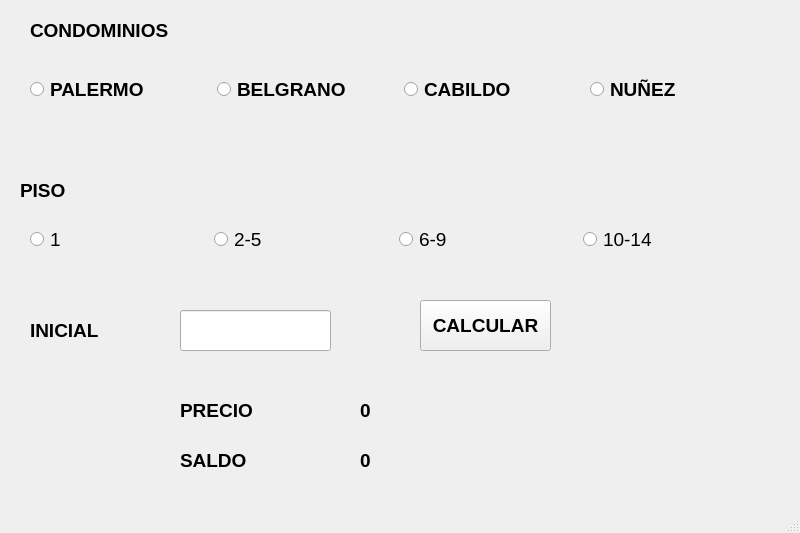
<?xml version="1.0" encoding="UTF-8"?>
<ui version="4.0">
 <class>MainWindow</class>
 <widget class="QMainWindow" name="MainWindow">
  <property name="geometry">
   <rect>
    <x>0</x>
    <y>0</y>
    <width>800</width>
    <height>533</height>
   </rect>
  </property>
  <property name="windowTitle">
   <string>MainWindow</string>
  </property>
  <widget class="QWidget" name="centralwidget">
   <widget class="QLabel" name="label">
    <property name="geometry">
     <rect>
      <x>30</x>
      <y>10</y>
      <width>211</width>
      <height>41</height>
     </rect>
    </property>
    <property name="font">
     <font>
      <pointsize>14</pointsize>
      <weight>75</weight>
      <bold>true</bold>
     </font>
    </property>
    <property name="text">
     <string>CONDOMINIOS</string>
    </property>
   </widget>
   <widget class="QWidget" name="horizontalLayoutWidget">
    <property name="geometry">
     <rect>
      <x>30</x>
      <y>50</y>
      <width>741</width>
      <height>80</height>
     </rect>
    </property>
    <layout class="QHBoxLayout" name="horizontalLayout">
     <item>
      <widget class="QRadioButton" name="rbtpalermo">
       <property name="font">
        <font>
         <pointsize>14</pointsize>
         <weight>75</weight>
         <bold>true</bold>
        </font>
       </property>
       <property name="text">
        <string>PALERMO</string>
       </property>
      </widget>
     </item>
     <item>
      <widget class="QRadioButton" name="rbtbelgrano">
       <property name="font">
        <font>
         <pointsize>14</pointsize>
         <weight>75</weight>
         <bold>true</bold>
        </font>
       </property>
       <property name="text">
        <string>BELGRANO</string>
       </property>
      </widget>
     </item>
     <item>
      <widget class="QRadioButton" name="rbtcabildo">
       <property name="font">
        <font>
         <pointsize>14</pointsize>
         <weight>75</weight>
         <bold>true</bold>
        </font>
       </property>
       <property name="text">
        <string>CABILDO</string>
       </property>
      </widget>
     </item>
     <item>
      <widget class="QRadioButton" name="rbtnunez">
       <property name="font">
        <font>
         <pointsize>14</pointsize>
         <weight>75</weight>
         <bold>true</bold>
        </font>
       </property>
       <property name="text">
        <string>NUÑEZ</string>
       </property>
      </widget>
     </item>
    </layout>
   </widget>
   <widget class="QLabel" name="label_2">
    <property name="geometry">
     <rect>
      <x>20</x>
      <y>170</y>
      <width>211</width>
      <height>41</height>
     </rect>
    </property>
    <property name="font">
     <font>
      <pointsize>14</pointsize>
      <weight>75</weight>
      <bold>true</bold>
     </font>
    </property>
    <property name="text">
     <string>PISO</string>
    </property>
   </widget>
   <widget class="QWidget" name="horizontalLayoutWidget_2">
    <property name="geometry">
     <rect>
      <x>30</x>
      <y>200</y>
      <width>731</width>
      <height>80</height>
     </rect>
    </property>
    <layout class="QHBoxLayout" name="horizontalLayout_2">
     <item>
      <widget class="QRadioButton" name="rbt1">
       <property name="font">
        <font>
         <pointsize>14</pointsize>
        </font>
       </property>
       <property name="text">
        <string>1</string>
       </property>
      </widget>
     </item>
     <item>
      <widget class="QRadioButton" name="rbt25">
       <property name="font">
        <font>
         <pointsize>14</pointsize>
        </font>
       </property>
       <property name="text">
        <string>2-5</string>
       </property>
      </widget>
     </item>
     <item>
      <widget class="QRadioButton" name="rbt69">
       <property name="font">
        <font>
         <pointsize>14</pointsize>
        </font>
       </property>
       <property name="text">
        <string>6-9</string>
       </property>
      </widget>
     </item>
     <item>
      <widget class="QRadioButton" name="rbt1014">
       <property name="font">
        <font>
         <pointsize>14</pointsize>
        </font>
       </property>
       <property name="text">
        <string>10-14</string>
       </property>
      </widget>
     </item>
    </layout>
   </widget>
   <widget class="QLabel" name="label_3">
    <property name="geometry">
     <rect>
      <x>30</x>
      <y>310</y>
      <width>211</width>
      <height>41</height>
     </rect>
    </property>
    <property name="font">
     <font>
      <pointsize>14</pointsize>
      <weight>75</weight>
      <bold>true</bold>
     </font>
    </property>
    <property name="text">
     <string>INICIAL</string>
    </property>
   </widget>
   <widget class="QLineEdit" name="txtinicial">
    <property name="geometry">
     <rect>
      <x>180</x>
      <y>310</y>
      <width>151</width>
      <height>41</height>
     </rect>
    </property>
   </widget>
   <widget class="QPushButton" name="btncalcular">
    <property name="geometry">
     <rect>
      <x>420</x>
      <y>300</y>
      <width>131</width>
      <height>51</height>
     </rect>
    </property>
    <property name="font">
     <font>
      <pointsize>14</pointsize>
      <weight>75</weight>
      <bold>true</bold>
     </font>
    </property>
    <property name="text">
     <string>CALCULAR</string>
    </property>
   </widget>
   <widget class="QLabel" name="label_4">
    <property name="geometry">
     <rect>
      <x>180</x>
      <y>390</y>
      <width>211</width>
      <height>41</height>
     </rect>
    </property>
    <property name="font">
     <font>
      <pointsize>14</pointsize>
      <weight>75</weight>
      <bold>true</bold>
     </font>
    </property>
    <property name="text">
     <string>PRECIO</string>
    </property>
   </widget>
   <widget class="QLabel" name="label_5">
    <property name="geometry">
     <rect>
      <x>180</x>
      <y>440</y>
      <width>211</width>
      <height>41</height>
     </rect>
    </property>
    <property name="font">
     <font>
      <pointsize>14</pointsize>
      <weight>75</weight>
      <bold>true</bold>
     </font>
    </property>
    <property name="text">
     <string>SALDO</string>
    </property>
   </widget>
   <widget class="QLabel" name="lblprecio">
    <property name="geometry">
     <rect>
      <x>360</x>
      <y>390</y>
      <width>211</width>
      <height>41</height>
     </rect>
    </property>
    <property name="font">
     <font>
      <pointsize>14</pointsize>
      <weight>75</weight>
      <bold>true</bold>
     </font>
    </property>
    <property name="text">
     <string>0</string>
    </property>
   </widget>
   <widget class="QLabel" name="lblsaldo">
    <property name="geometry">
     <rect>
      <x>360</x>
      <y>440</y>
      <width>211</width>
      <height>41</height>
     </rect>
    </property>
    <property name="font">
     <font>
      <pointsize>14</pointsize>
      <weight>75</weight>
      <bold>true</bold>
     </font>
    </property>
    <property name="text">
     <string>0</string>
    </property>
   </widget>
  </widget>
  <widget class="QMenuBar" name="menubar">
   <property name="geometry">
    <rect>
     <x>0</x>
     <y>0</y>
     <width>800</width>
     <height>21</height>
    </rect>
   </property>
  </widget>
  <widget class="QStatusBar" name="statusbar"/>
 </widget>
 <resources/>
 <connections/>
</ui>
